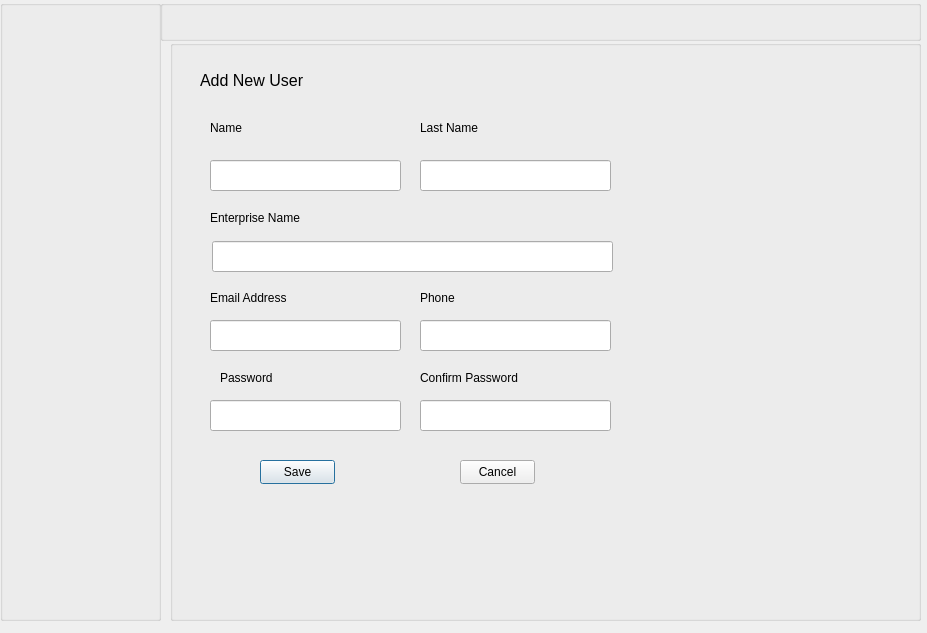
<?xml version="1.0" encoding="UTF-8"?>
<ui version="4.0">
 <class>Newowner</class>
 <widget class="QDialog" name="Newowner">
  <property name="geometry">
   <rect>
    <x>0</x>
    <y>0</y>
    <width>927</width>
    <height>633</height>
   </rect>
  </property>
  <property name="windowTitle">
   <string>Dialog</string>
  </property>
  <widget class="QGroupBox" name="groupBox_3">
   <property name="geometry">
    <rect>
     <x>160</x>
     <y>0</y>
     <width>761</width>
     <height>41</height>
    </rect>
   </property>
   <property name="title">
    <string/>
   </property>
  </widget>
  <widget class="QGroupBox" name="groupBox_2">
   <property name="geometry">
    <rect>
     <x>0</x>
     <y>0</y>
     <width>161</width>
     <height>621</height>
    </rect>
   </property>
   <property name="title">
    <string/>
   </property>
  </widget>
  <widget class="QGroupBox" name="groupBox">
   <property name="geometry">
    <rect>
     <x>170</x>
     <y>40</y>
     <width>751</width>
     <height>581</height>
    </rect>
   </property>
   <property name="title">
    <string/>
   </property>
   <widget class="QLabel" name="label">
    <property name="geometry">
     <rect>
      <x>30</x>
      <y>30</y>
      <width>141</width>
      <height>21</height>
     </rect>
    </property>
    <property name="font">
     <font>
      <pointsize>12</pointsize>
     </font>
    </property>
    <property name="text">
     <string>Add New User</string>
    </property>
    <property name="textFormat">
     <enum>Qt::TextFormat::AutoText</enum>
    </property>
   </widget>
   <widget class="QLabel" name="label_2">
    <property name="geometry">
     <rect>
      <x>40</x>
      <y>80</y>
      <width>49</width>
      <height>16</height>
     </rect>
    </property>
    <property name="text">
     <string>Name</string>
    </property>
   </widget>
   <widget class="QLabel" name="label_3">
    <property name="geometry">
     <rect>
      <x>250</x>
      <y>80</y>
      <width>81</width>
      <height>16</height>
     </rect>
    </property>
    <property name="text">
     <string>Last Name</string>
    </property>
   </widget>
   <widget class="QLabel" name="label_4">
    <property name="geometry">
     <rect>
      <x>40</x>
      <y>170</y>
      <width>121</width>
      <height>16</height>
     </rect>
    </property>
    <property name="text">
     <string>Enterprise Name</string>
    </property>
   </widget>
   <widget class="QLabel" name="label_5">
    <property name="geometry">
     <rect>
      <x>40</x>
      <y>250</y>
      <width>101</width>
      <height>16</height>
     </rect>
    </property>
    <property name="text">
     <string>Email Address</string>
    </property>
   </widget>
   <widget class="QLabel" name="label_6">
    <property name="geometry">
     <rect>
      <x>250</x>
      <y>250</y>
      <width>49</width>
      <height>16</height>
     </rect>
    </property>
    <property name="text">
     <string>Phone</string>
    </property>
   </widget>
   <widget class="QLabel" name="label_7">
    <property name="geometry">
     <rect>
      <x>50</x>
      <y>330</y>
      <width>61</width>
      <height>16</height>
     </rect>
    </property>
    <property name="text">
     <string>Password</string>
    </property>
   </widget>
   <widget class="QLabel" name="label_8">
    <property name="geometry">
     <rect>
      <x>250</x>
      <y>330</y>
      <width>131</width>
      <height>16</height>
     </rect>
    </property>
    <property name="text">
     <string>Confirm Password</string>
    </property>
   </widget>
   <widget class="QPushButton" name="pushButton">
    <property name="geometry">
     <rect>
      <x>90</x>
      <y>420</y>
      <width>75</width>
      <height>24</height>
     </rect>
    </property>
    <property name="text">
     <string>Save</string>
    </property>
   </widget>
   <widget class="QPushButton" name="pushButton_2">
    <property name="geometry">
     <rect>
      <x>290</x>
      <y>420</y>
      <width>75</width>
      <height>24</height>
     </rect>
    </property>
    <property name="text">
     <string>Cancel</string>
    </property>
   </widget>
   <widget class="QLineEdit" name="lineEdit">
    <property name="geometry">
     <rect>
      <x>40</x>
      <y>120</y>
      <width>191</width>
      <height>31</height>
     </rect>
    </property>
   </widget>
   <widget class="QLineEdit" name="lineEdit_2">
    <property name="geometry">
     <rect>
      <x>250</x>
      <y>120</y>
      <width>191</width>
      <height>31</height>
     </rect>
    </property>
   </widget>
   <widget class="QLineEdit" name="lineEdit_3">
    <property name="geometry">
     <rect>
      <x>42</x>
      <y>201</y>
      <width>401</width>
      <height>31</height>
     </rect>
    </property>
   </widget>
   <widget class="QLineEdit" name="lineEdit_4">
    <property name="geometry">
     <rect>
      <x>40</x>
      <y>280</y>
      <width>191</width>
      <height>31</height>
     </rect>
    </property>
   </widget>
   <widget class="QLineEdit" name="lineEdit_5">
    <property name="geometry">
     <rect>
      <x>250</x>
      <y>280</y>
      <width>191</width>
      <height>31</height>
     </rect>
    </property>
   </widget>
   <widget class="QLineEdit" name="lineEdit_6">
    <property name="geometry">
     <rect>
      <x>40</x>
      <y>360</y>
      <width>191</width>
      <height>31</height>
     </rect>
    </property>
   </widget>
   <widget class="QLineEdit" name="lineEdit_7">
    <property name="geometry">
     <rect>
      <x>250</x>
      <y>360</y>
      <width>191</width>
      <height>31</height>
     </rect>
    </property>
   </widget>
   <zorder>pushButton</zorder>
   <zorder>label</zorder>
   <zorder>label_2</zorder>
   <zorder>label_3</zorder>
   <zorder>label_4</zorder>
   <zorder>label_5</zorder>
   <zorder>label_6</zorder>
   <zorder>label_7</zorder>
   <zorder>label_8</zorder>
   <zorder>pushButton_2</zorder>
   <zorder>lineEdit</zorder>
   <zorder>lineEdit_2</zorder>
   <zorder>lineEdit_3</zorder>
   <zorder>lineEdit_4</zorder>
   <zorder>lineEdit_5</zorder>
   <zorder>lineEdit_6</zorder>
   <zorder>lineEdit_7</zorder>
  </widget>
 </widget>
 <resources/>
 <connections/>
</ui>
